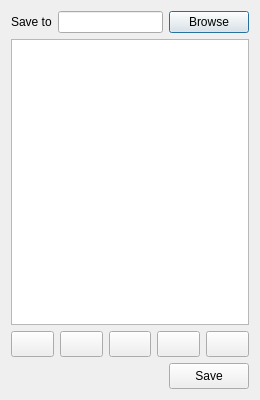
<?xml version="1.0" encoding="UTF-8"?>
<ui version="4.0">
 <class>DRPEditor</class>
 <widget class="QDialog" name="DRPEditor">
  <property name="geometry">
   <rect>
    <x>0</x>
    <y>0</y>
    <width>260</width>
    <height>400</height>
   </rect>
  </property>
  <property name="windowTitle">
   <string>DRPEditor</string>
  </property>
  <layout class="QVBoxLayout" name="verticalLayout">
   <item>
    <layout class="QHBoxLayout" name="horizontalLayout">
     <item>
      <widget class="QLabel" name="destFileLabel">
       <property name="text">
        <string>Save to</string>
       </property>
      </widget>
     </item>
     <item>
      <widget class="QLineEdit" name="destFileLine"/>
     </item>
     <item>
      <widget class="QPushButton" name="destFileBtn">
       <property name="text">
        <string>Browse</string>
       </property>
       <property name="icon">
        <iconset resource="../Resources/Resources.qrc">
         <normaloff>:/Browse.png</normaloff>:/Browse.png</iconset>
       </property>
      </widget>
     </item>
    </layout>
   </item>
   <item>
    <widget class="ExtendedListView" name="modListView"/>
   </item>
   <item>
    <layout class="QHBoxLayout" name="hLayout_modButtons">
     <item>
      <widget class="QToolButton" name="modBtnAdd">
       <property name="sizePolicy">
        <sizepolicy hsizetype="Preferred" vsizetype="Fixed">
         <horstretch>0</horstretch>
         <verstretch>0</verstretch>
        </sizepolicy>
       </property>
       <property name="minimumSize">
        <size>
         <width>26</width>
         <height>26</height>
        </size>
       </property>
       <property name="icon">
        <iconset resource="../Resources/Resources.qrc">
         <normaloff>:/AddFile.png</normaloff>:/AddFile.png</iconset>
       </property>
      </widget>
     </item>
     <item>
      <widget class="QToolButton" name="modBtnAddDir">
       <property name="sizePolicy">
        <sizepolicy hsizetype="Preferred" vsizetype="Fixed">
         <horstretch>0</horstretch>
         <verstretch>0</verstretch>
        </sizepolicy>
       </property>
       <property name="minimumSize">
        <size>
         <width>26</width>
         <height>26</height>
        </size>
       </property>
       <property name="icon">
        <iconset resource="../Resources/Resources.qrc">
         <normaloff>:/AddDir.png</normaloff>:/AddDir.png</iconset>
       </property>
      </widget>
     </item>
     <item>
      <widget class="QToolButton" name="modBtnDel">
       <property name="sizePolicy">
        <sizepolicy hsizetype="Preferred" vsizetype="Fixed">
         <horstretch>0</horstretch>
         <verstretch>0</verstretch>
        </sizepolicy>
       </property>
       <property name="minimumSize">
        <size>
         <width>26</width>
         <height>26</height>
        </size>
       </property>
       <property name="icon">
        <iconset resource="../Resources/Resources.qrc">
         <normaloff>:/DeleteItem.png</normaloff>:/DeleteItem.png</iconset>
       </property>
      </widget>
     </item>
     <item>
      <widget class="QToolButton" name="modBtnUp">
       <property name="sizePolicy">
        <sizepolicy hsizetype="Preferred" vsizetype="Fixed">
         <horstretch>0</horstretch>
         <verstretch>0</verstretch>
        </sizepolicy>
       </property>
       <property name="minimumSize">
        <size>
         <width>26</width>
         <height>26</height>
        </size>
       </property>
       <property name="icon">
        <iconset resource="../Resources/Resources.qrc">
         <normaloff>:/MoveUp.png</normaloff>:/MoveUp.png</iconset>
       </property>
      </widget>
     </item>
     <item>
      <widget class="QToolButton" name="modBtnDown">
       <property name="sizePolicy">
        <sizepolicy hsizetype="Preferred" vsizetype="Fixed">
         <horstretch>0</horstretch>
         <verstretch>0</verstretch>
        </sizepolicy>
       </property>
       <property name="minimumSize">
        <size>
         <width>26</width>
         <height>26</height>
        </size>
       </property>
       <property name="icon">
        <iconset resource="../Resources/Resources.qrc">
         <normaloff>:/MoveDown.png</normaloff>:/MoveDown.png</iconset>
       </property>
      </widget>
     </item>
    </layout>
   </item>
   <item>
    <layout class="QHBoxLayout" name="hLayout_dialogButtons">
     <item>
      <spacer name="horizontalSpacer">
       <property name="orientation">
        <enum>Qt::Orientation::Horizontal</enum>
       </property>
       <property name="sizeHint" stdset="0">
        <size>
         <width>40</width>
         <height>20</height>
        </size>
       </property>
      </spacer>
     </item>
     <item>
      <widget class="QPushButton" name="saveBtn">
       <property name="sizePolicy">
        <sizepolicy hsizetype="Preferred" vsizetype="Fixed">
         <horstretch>0</horstretch>
         <verstretch>0</verstretch>
        </sizepolicy>
       </property>
       <property name="minimumSize">
        <size>
         <width>26</width>
         <height>26</height>
        </size>
       </property>
       <property name="text">
        <string>Save</string>
       </property>
       <property name="icon">
        <iconset resource="../Resources/Resources.qrc">
         <normaloff>:/Checkmark.png</normaloff>:/Checkmark.png</iconset>
       </property>
      </widget>
     </item>
    </layout>
   </item>
  </layout>
 </widget>
 <customwidgets>
  <customwidget>
   <class>ExtendedListView</class>
   <extends>QListView</extends>
   <header location="global">Sources/Widgets/ExtendedListView.hpp</header>
  </customwidget>
 </customwidgets>
 <resources>
  <include location="../Resources/Resources.qrc"/>
 </resources>
 <connections/>
</ui>
